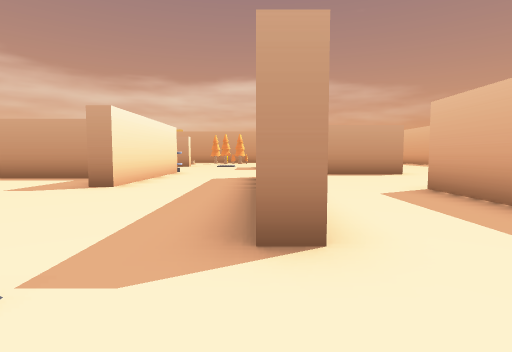
[1] (above)

19 first-person views from a walk through a Unity game level. The camera is 1.3 m above the floor, tilts 4° down and sees 80° across. The floor is counted in squares, 2 m on a side. Each view is taken from the middle of a square. On the plan, view 1 faces up. The plan holds only what a view shows up to about 10 squares ahead; the rest is blank. The place goes on beyond the plan. The player character is not drawn. Some animated figures are left out.

[2]
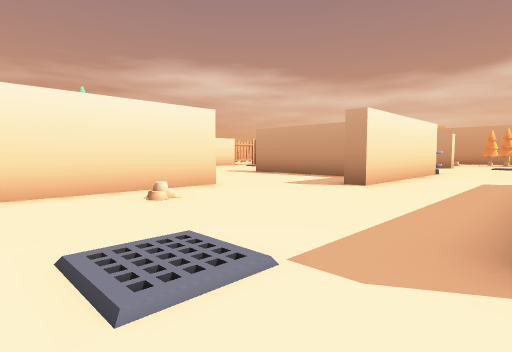

[3]
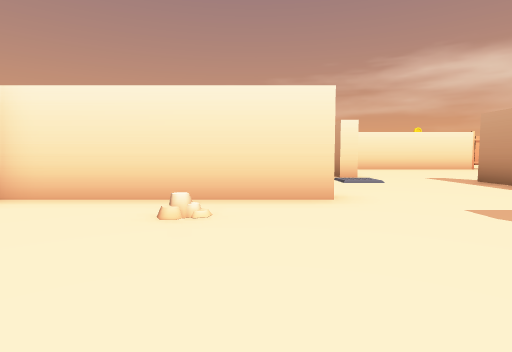

[4]
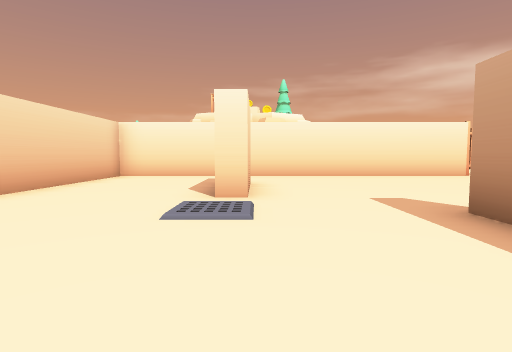

[5]
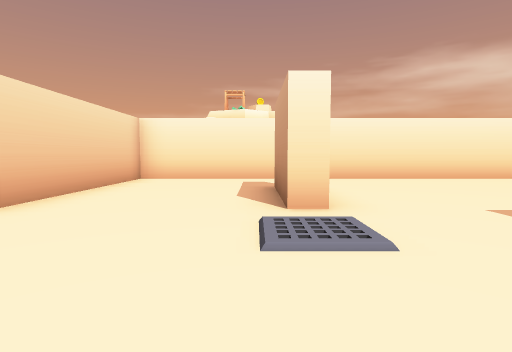

[6]
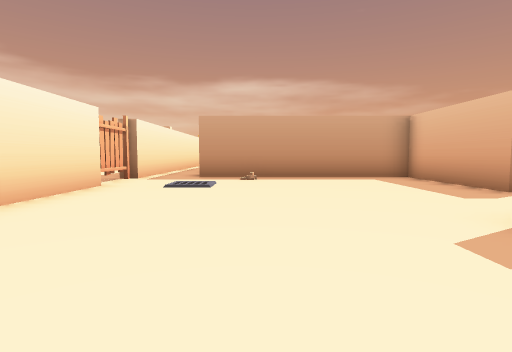

[7]
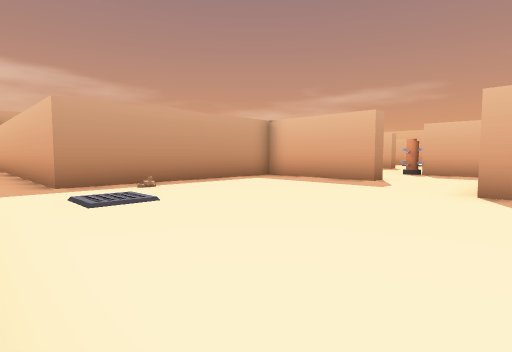

[8]
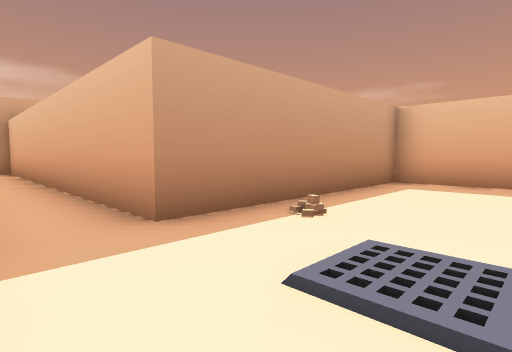

[9]
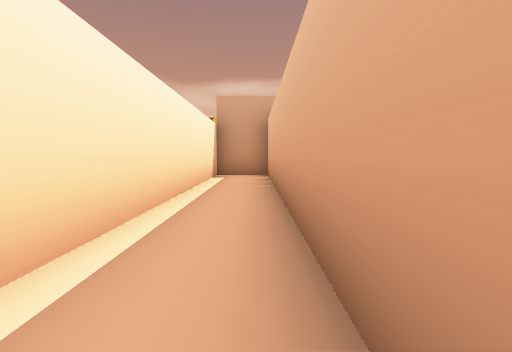

[10]
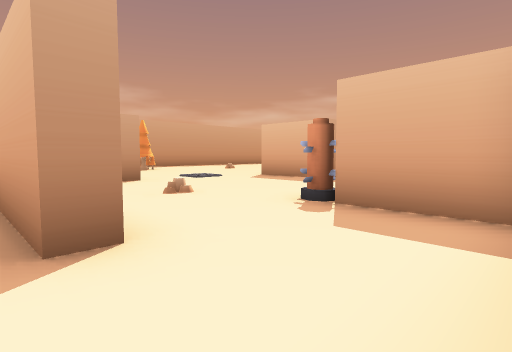

[11]
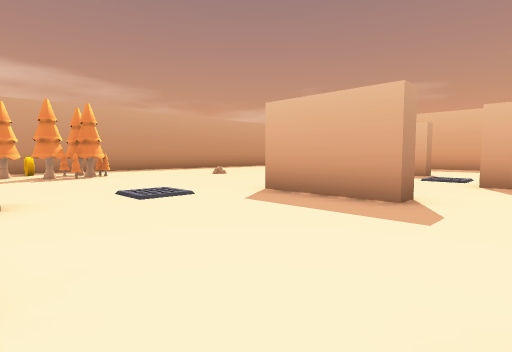

[12]
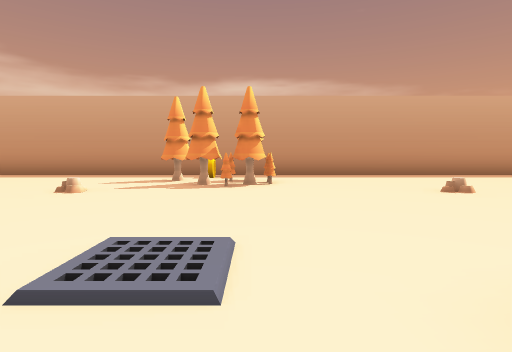

[13]
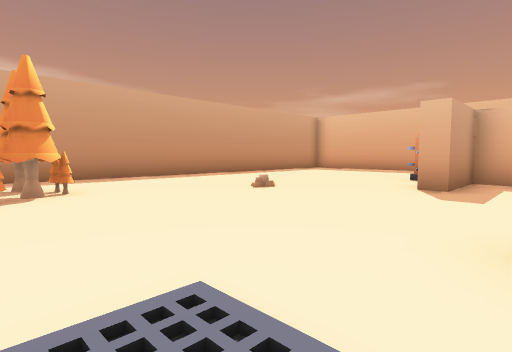

[14]
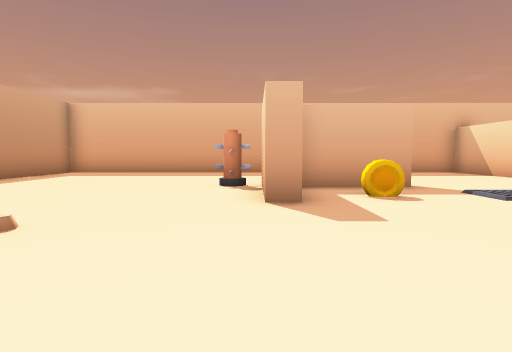

[15]
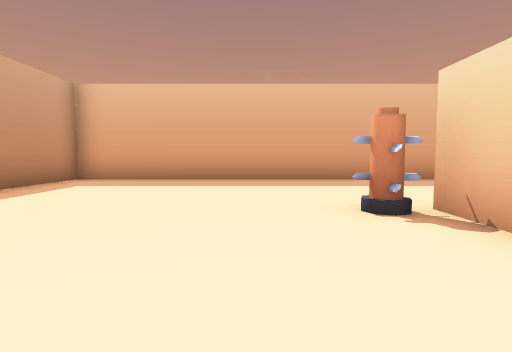

[16]
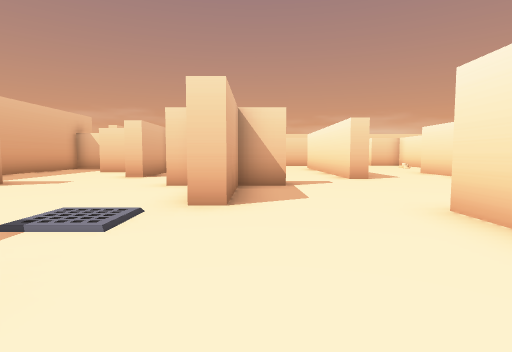

[17]
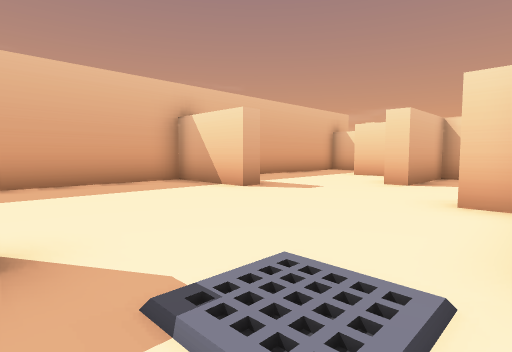

[18]
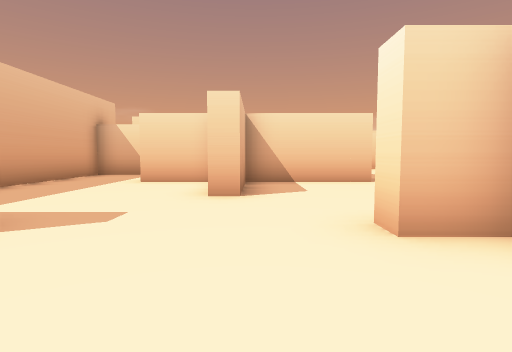

[19]
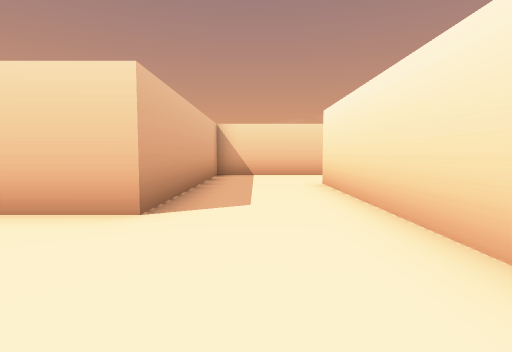

### Floor plan
Points are (right, up) in squares from view 1. A wall is a line through its corners. A room is listed if a view was taken in it or the views show most of it. See-through windows are left out.
Room 1 (views 1, 2, 3, 4, 5, 6, 7, 8, 9, 10)
walls: (-4.5, 8.4) (-8.4, 8.4) (-8.4, 8.9); (-5.4, 4.2) (-5.4, -0.8); (-6, 11.2) (-6.6, 11.2) (-6.6, 14.7) (-12.6, 14.7) (-12.6, 24.7) (-14.2, 24.7) (-14.2, 14.4); (-3.4, 9.2) (-3.4, 11.1); (-2.9, 8.6) (-2.9, 6.1) (-3.4, 6.1); (-14.2, 12.5) (-14.2, 1.9) (-9.6, 1.9); (0.5, 6.5) (0.5, 2.1) (0, 2.1); (-0.2, -0.7) (3.3, -0.7) (3.3, 5.7)
ways out: opening at (-4.5, 11.5) to room 2; opening at (-1.5, 7.5) to room 2; opening at (1.5, 5.5) to room 2
objects: other object (-12, 5) to (-10, 5)
Room 2 (views 11, 12, 13, 14, 15, 16, 17, 18, 19)
walls: (-2.9, 11.1) (-2.9, 8.6); (0, 8.9) (0.5, 8.9) (0.5, 6.5); (3.3, 5.7) (8.8, 5.7); (11.1, 10.8) (11.1, 24.7) (-9.2, 24.7); (9.6, 3.1) (11.1, 3.1) (11.1, 7.2)
ways out: opening at (-4.5, 11.5) to room 1; opening at (-1.5, 7.5) to room 1; opening at (1.5, 5.5) to room 1
objects: other object (-5, 17) to (-4, 17); trap (-3, 12); tree (-3, 23); tree (-2, 21); other object (-2, 22); coin (-2, 24); tree (-1, 22); tree (-1, 23); other object (0, 14) to (0, 16); other object (3, 10) to (5, 10); other object (4, 11) to (4, 13); coin (5, 16); other object (5, 17); other object (6, 7) to (6, 8); other object (6, 15) to (6, 17); trap (6, 18) to (7, 19); other object (9, 10) to (10, 10)

Where each view was taken, in squares from view 1:
view 1: 0 up, 0 right, facing up
view 2: 0 up, 0 right, facing up-left
view 3: 3 up, 1 left, facing left
view 4: 6 up, 5 left, facing left
view 5: 5 up, 6 left, facing left
view 6: 6 up, 11 left, facing up
view 7: 8 up, 14 left, facing up-right
view 8: 12 up, 14 left, facing up-right
view 9: 15 up, 13 left, facing up
view 10: 9 up, 7 left, facing up-right
view 11: 12 up, 4 left, facing up-right
view 12: 15 up, 1 left, facing up
view 13: 16 up, 2 left, facing up-right
view 14: 18 up, 0 right, facing right
view 15: 20 up, 3 right, facing right
view 16: 17 up, 3 right, facing down
view 17: 15 up, 4 right, facing down-right
view 18: 13 up, 6 right, facing down
view 19: 9 up, 2 right, facing down
